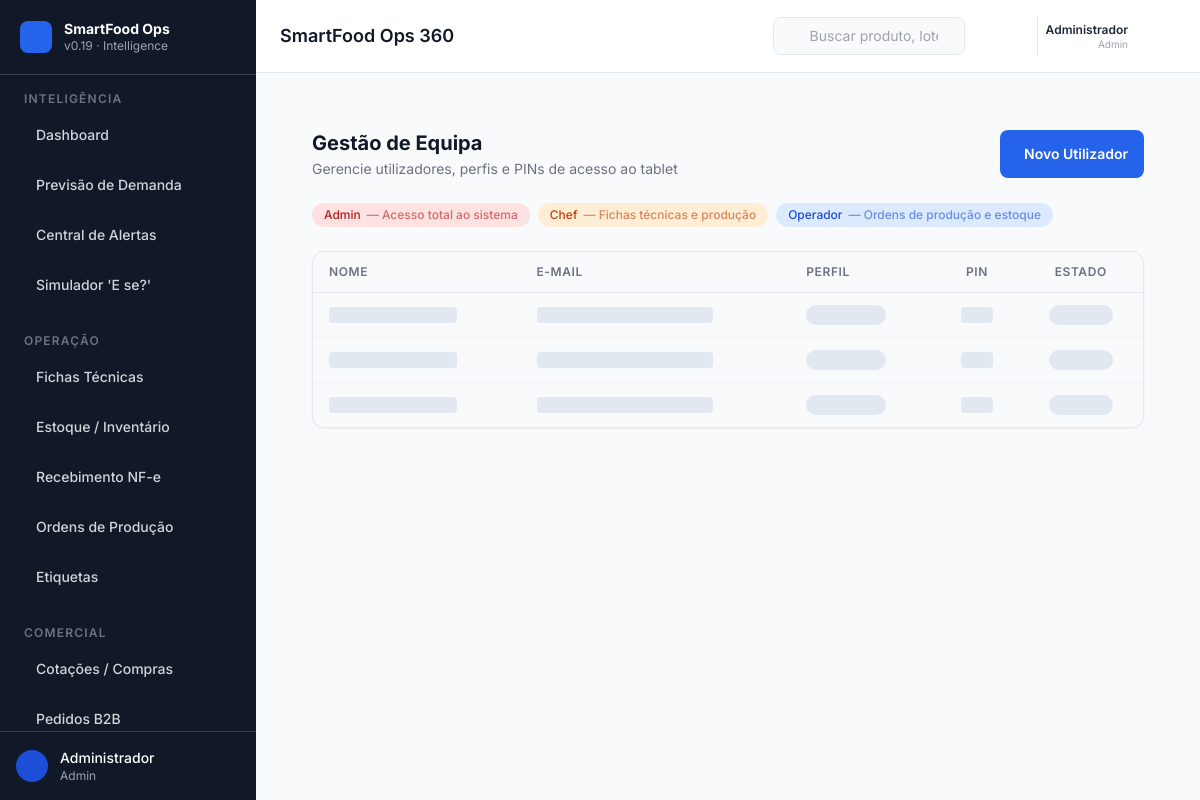
Page /settings/users (signed in) on the committed database.
### models.py (models this page shows)
class TimestampMixin:
    created_at = Column(DateTime(timezone=True), server_default=func.now())
    updated_at = Column(DateTime(timezone=True), onupdate=func.now())

class User(Base, TimestampMixin):
    __tablename__ = "users"
    id = Column(GUID(), primary_key=True, default=uuid.uuid4)
    nome = Column(String, nullable=False)
    email = Column(String, unique=True, index=True, nullable=False)
    perfil = Column(String, nullable=False, default="operador",
                    comment="chef | operador | admin")
    pin_code = Column(String(4), nullable=True,
                      comment="PIN de 4 dígitos para login rápido no tablet")
    ativo = Column(Boolean, default=True)

### routers/ui_commercial.py (the view)
@router.get("/settings/users", response_class=HTMLResponse)
def settings_users(request: Request, _=AdminOnly):
    return templates.TemplateResponse("settings/users.html", _ctx(request))

### templates/settings/users.html (shortened to what this page needs)
{% extends "base.html" %}
{% block content %}
<div class="p-6 space-y-6 max-w-7xl mx-auto"
     x-data="{ showForm: false }">
  <div class="flex flex-wrap items-center justify-between gap-4">
    <div>
      <h1 class="text-xl font-bold text-gray-900">Gestão de Equipa</h1>
      <p class="text-sm text-gray-500 mt-0.5">Gerencie utilizadores, perfis e PINs de acesso ao tablet</p>
    </div>
    <button @click="showForm = !showForm"
            class="inline-flex items-center gap-2 px-4 py-2.5 rounded-lg
                   bg-blue-600 text-white text-sm font-semibold
                   hover:bg-blue-700 transition-colors min-h-[48px]">
      <span x-text="showForm ? 'Cancelar' : 'Novo Utilizador'"></span>
    </button>
  </div>
  <div class="flex flex-wrap gap-2 text-xs">
    {% for cls, label, desc in [
      ("bg-red-100 text-red-700",     "Admin",    "Acesso total ao sistema"),
      ("bg-orange-100 text-orange-700","Chef",    "Fichas técnicas e produção"),
      ("bg-blue-100 text-blue-700",   "Operador", "Ordens de produção e estoque"),
    ] %}
    <span class="inline-flex items-center gap-1.5 px-3 py-1 rounded-full {{ cls }} font-medium">
      {{ label }} <span class="opacity-60">— {{ desc }}</span>
    </span>
    {% endfor %}
  </div>
  <div class="overflow-x-auto rounded-xl border border-slate-200 shadow-sm">
    <table class="w-full text-sm" role="table" aria-label="Equipa">
      <thead>
        <tr class="bg-slate-50 border-b border-slate-200">
          <th class="text-left px-4 py-3 text-xs font-semibold text-gray-500 uppercase tracking-wider">Nome</th>
          <th class="text-left px-4 py-3 text-xs font-semibold text-gray-500 uppercase tracking-wider">E-mail</th>
          <th class="text-left px-4 py-3 text-xs font-semibold text-gray-500 uppercase tracking-wider">Perfil</th>
          <th class="text-center px-4 py-3 text-xs font-semibold text-gray-500 uppercase tracking-wider">PIN</th>
          <th class="text-center px-4 py-3 text-xs font-semibold text-gray-500 uppercase tracking-wider">Estado</th>
        </tr>
      </thead>
      <tbody id="users-table-body" class="divide-y divide-slate-100"
             hx-get="/api/users"
             hx-trigger="load"
             hx-swap="innerHTML">
        {% for _ in range(3) %}
        <tr class="animate-pulse">
          <td class="px-4 py-3"><div class="h-4 bg-slate-200 rounded w-32"></div></td>
          <td class="px-4 py-3"><div class="h-4 bg-slate-200 rounded w-44"></div></td>
          <td class="px-4 py-3"><div class="h-5 bg-slate-200 rounded-full w-20"></div></td>
          <td class="px-4 py-3 text-center"><div class="h-4 bg-slate-200 rounded w-8 mx-auto"></div></td>
          <td class="px-4 py-3 text-center"><div class="h-5 bg-slate-200 rounded-full w-16 mx-auto"></div></td>
        </tr>
        {% endfor %}
      </tbody>
    </table>
  </div>
</div>
{% endblock %}

### templates/includes/sidebar.html (shortened to what this page needs)
<aside id="sidebar"
       :class="sidebarOpen ? 'translate-x-0' : '-translate-x-full md:translate-x-0'"
       class="fixed md:relative z-40 w-64 h-full bg-gray-900 text-white
              flex flex-col transition-transform duration-300 ease-in-out shrink-0">
  <div class="flex items-center gap-3 px-5 py-5 border-b border-gray-700">
    <div class="w-8 h-8 bg-blue-600 rounded-lg flex items-center justify-center shrink-0">
    </div>
    <div class="min-w-0">
      <p class="font-bold text-sm leading-tight text-white truncate">SmartFood Ops</p>
      <p class="text-xs text-gray-400 truncate">v0.19 · Intelligence</p>
    </div>
  </div>
  <nav class="flex-1 overflow-y-auto py-4 px-3 space-y-6" aria-label="Navegação principal">
    {% macro nav_item(label, icon, url, badge=None) %}
    <a href="{{ url }}"
       hx-get="{{ url }}"
       hx-target="#main-content"
       hx-select="#main-content"
       hx-swap="innerHTML"
       hx-push-url="true"
       @click="activeNav = '{{ url }}'; if(window.innerWidth < 768) sidebarOpen = false"
       :class="activeNav === '{{ url }}' || activeNav.startsWith('{{ url }}/') ?
                 'bg-blue-600 text-white' :
                 'text-gray-300 hover:bg-gray-800 hover:text-white'"
       class="flex items-center gap-3 px-3 py-2.5 rounded-lg text-sm font-medium
              transition-colors duration-150 group min-h-[48px]"
       aria-label="{{ label }}">
      <span class="truncate flex-1">{{ label }}</span>
    </a>
    {% endmacro %}
    {% macro nav_section(title) %}
    <p class="px-3 text-xs font-semibold text-gray-500 uppercase tracking-widest mb-1">
      {{ title }}
    </p>
    {% endmacro %}
    {% set perfil = request.session.get('user_perfil', '') %}
    {% if perfil in ('admin', 'chef') %}
    <div>
      {{ nav_section("Inteligência") }}
      <div class="space-y-0.5">
        {{ nav_item("Dashboard",             "squares-four",   "/dashboard") }}
        {{ nav_item("Previsão de Demanda",   "chart-line-up",  "/intelligence/forecast") }}
        {{ nav_item("Central de Alertas",    "bell-ringing",   "/intelligence/alerts") }}
        {{ nav_item("Simulador 'E se?'",     "flask",          "/intelligence/simulator") }}
      </div>
    </div>
    <div>
      {{ nav_section("Operação") }}
      <div class="space-y-0.5">
        {{ nav_item("Fichas Técnicas",       "notebook",       "/operations/bom") }}
        {{ nav_item("Estoque / Inventário",  "package",        "/operations/inventory") }}
        {{ nav_item("Recebimento NF-e",      "truck",          "/operations/receiving") }}
        {{ nav_item("Ordens de Produção",    "factory",        "/operations/production") }}
        {{ nav_item("Etiquetas",             "tag",            "/operations/labels") }}
      </div>
    </div>
    <div>
      {{ nav_section("Comercial") }}
      <div class="space-y-0.5">
        {{ nav_item("Cotações / Compras",    "shopping-cart",    "/commercial/purchasing") }}
        {{ nav_item("Pedidos B2B",           "clipboard-text",   "/commercial/orders") }}
      </div>
    </div>
    {% endif %}
  </nav>
  <div class="px-4 py-4 border-t border-gray-700">
    <div class="flex items-center gap-3">
      <div class="w-8 h-8 bg-blue-700 rounded-full flex items-center justify-center shrink-0">
      </div>
      <div class="min-w-0">
        <p class="text-sm font-medium text-white truncate">{{ request.session.get('user_nome', 'Utilizador') }}</p>
        <p class="text-xs text-gray-400 truncate capitalize">{{ request.session.get('user_perfil', '') }}</p>
      </div>
    </div>
  </div>
</aside>

### templates/includes/topbar.html (shortened to what this page needs)
<header class="bg-white border-b border-slate-200 px-4 md:px-6 py-3
               flex items-center gap-3 shrink-0 z-20 sticky top-0">
  <div class="flex-1 min-w-0">
    <h1 id="page-title"
        class="text-base md:text-lg font-semibold text-gray-900 truncate">
      {% block page_title %}SmartFood Ops 360{% endblock %}
    </h1>
  </div>
  <div class="hidden lg:flex items-center"
       x-data="{ searchOpen: false }">
    <div :class="searchOpen ? 'w-72' : 'w-48'"
         class="relative transition-all duration-200">
      <input type="search"
             placeholder="Buscar produto, lote, cliente..."
             class="w-full pl-9 pr-3 py-2 text-sm bg-slate-50 border border-slate-200
                    rounded-lg placeholder-gray-400 focus:outline-none focus:ring-2
                    focus:ring-blue-500 focus:border-transparent"
             @focus="searchOpen = true"
             @blur="searchOpen = false"
             aria-label="Busca global" />
    </div>
  </div>
  <div class="relative" x-data="{ alertsOpen: false }">
    <button @click="alertsOpen = !alertsOpen"
            @keydown.escape="alertsOpen = false"
            class="relative p-2 text-gray-500 hover:text-gray-800 hover:bg-slate-100
                   rounded-lg transition-colors min-h-[48px] min-w-[48px]
                   flex items-center justify-center"
            aria-label="Alertas ativos"
            aria-haspopup="true"
            :aria-expanded="alertsOpen">
    </button>
  </div>
  {% set session_nome = request.session.get('user_nome', '') %}
  {% if session_nome %}
  <div class="flex items-center gap-2 pl-2 border-l border-slate-200">
    <div class="hidden sm:flex flex-col items-end leading-tight">
      <span class="text-xs font-semibold text-gray-800">{{ session_nome }}</span>
      <span class="text-[10px] text-gray-400 capitalize">{{ request.session.get('user_perfil', '') }}</span>
    </div>
    <a href="/logout"
       class="p-2 text-gray-500 hover:text-red-600 hover:bg-red-50 rounded-lg transition-colors
              min-h-[40px] min-w-[40px] flex items-center justify-center"
       title="Terminar sessão"
       aria-label="Terminar sessão">
    </a>
  </div>
  {% endif %}
</header>

### templates/base.html (style rules this page uses)
body { font-family: 'Inter', system-ui, sans-serif; }

### rows in the picture
User: session.get "Administrador", session.get "Admin", nome "Administrador"

### other values in the picture
{{ title }} "INTELIGÊNCIA OPERAÇÃO COMERCIAL"
{{ label }} "Dashboard Previsão de Demanda Central de Alertas Simulador 'E se?' Fichas Técnicas Estoque / Inventário Recebimento NF-e Ordens de Produção Etiquetas Cotações / Compras Pedidos B2B"
{{ label }} "Admin" "Chef" "Operador"
{{ desc }} "Acesso total ao sistema" "Fichas técnicas e produção" "Ordens de produção e estoque"
